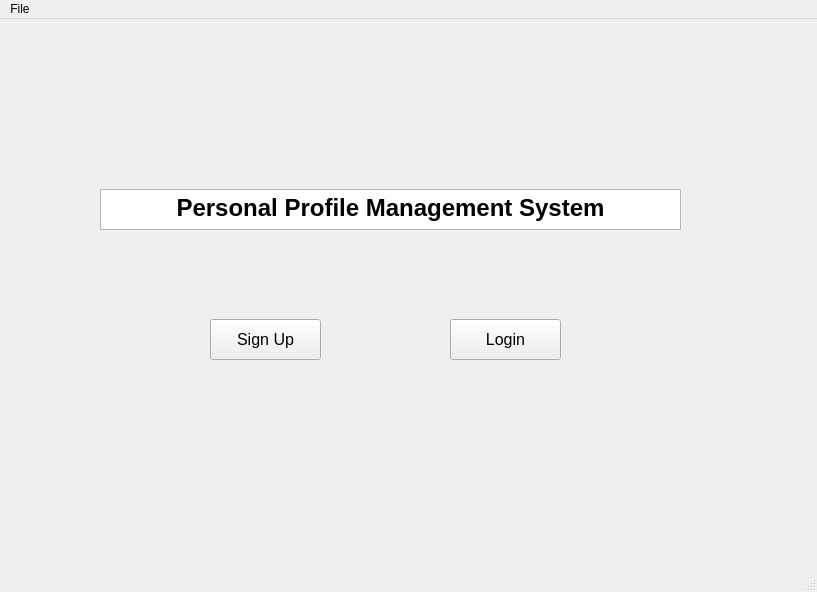
<?xml version="1.0" encoding="UTF-8"?>
<ui version="4.0">
 <class>MainWindow</class>
 <widget class="QMainWindow" name="MainWindow">
  <property name="geometry">
   <rect>
    <x>0</x>
    <y>0</y>
    <width>817</width>
    <height>592</height>
   </rect>
  </property>
  <property name="windowTitle">
   <string>Profile Management System</string>
  </property>
  <widget class="QWidget" name="centralwidget">
   <widget class="QTextEdit" name="textEdit">
    <property name="geometry">
     <rect>
      <x>100</x>
      <y>170</y>
      <width>581</width>
      <height>41</height>
     </rect>
    </property>
    <property name="html">
     <string>&lt;!DOCTYPE HTML PUBLIC &quot;-//W3C//DTD HTML 4.0//EN&quot; &quot;http://www.w3.org/TR/REC-html40/strict.dtd&quot;&gt;
&lt;html&gt;&lt;head&gt;&lt;meta name=&quot;qrichtext&quot; content=&quot;1&quot; /&gt;&lt;style type=&quot;text/css&quot;&gt;
p, li { white-space: pre-wrap; }
&lt;/style&gt;&lt;/head&gt;&lt;body style=&quot; font-family:'MS Shell Dlg 2'; font-size:8.25pt; font-weight:400; font-style:normal;&quot;&gt;
&lt;p align=&quot;center&quot; style=&quot; margin-top:0px; margin-bottom:0px; margin-left:0px; margin-right:0px; -qt-block-indent:0; text-indent:0px;&quot;&gt;&lt;span style=&quot; font-size:18pt; font-weight:600;&quot;&gt;Personal Profile Management System&lt;/span&gt;&lt;/p&gt;&lt;/body&gt;&lt;/html&gt;</string>
    </property>
   </widget>
   <widget class="QPushButton" name="pushButton">
    <property name="geometry">
     <rect>
      <x>210</x>
      <y>300</y>
      <width>111</width>
      <height>41</height>
     </rect>
    </property>
    <property name="font">
     <font>
      <pointsize>12</pointsize>
     </font>
    </property>
    <property name="text">
     <string>Sign Up</string>
    </property>
   </widget>
   <widget class="QPushButton" name="pushButton_2">
    <property name="geometry">
     <rect>
      <x>450</x>
      <y>300</y>
      <width>111</width>
      <height>41</height>
     </rect>
    </property>
    <property name="font">
     <font>
      <pointsize>12</pointsize>
     </font>
    </property>
    <property name="text">
     <string>Login</string>
    </property>
   </widget>
  </widget>
  <widget class="QMenuBar" name="menubar">
   <property name="geometry">
    <rect>
     <x>0</x>
     <y>0</y>
     <width>817</width>
     <height>21</height>
    </rect>
   </property>
   <widget class="QMenu" name="menuFile">
    <property name="title">
     <string>File</string>
    </property>
    <addaction name="separator"/>
    <addaction name="actionAbout"/>
    <addaction name="separator"/>
    <addaction name="actionQuit_2"/>
   </widget>
   <addaction name="menuFile"/>
  </widget>
  <widget class="QStatusBar" name="statusbar"/>
  <action name="actionAbout">
   <property name="text">
    <string>About</string>
   </property>
  </action>
  <action name="actionQuit">
   <property name="text">
    <string>Quit</string>
   </property>
  </action>
  <action name="actionQuit_2">
   <property name="text">
    <string>Quit</string>
   </property>
  </action>
 </widget>
 <resources/>
 <connections/>
</ui>
